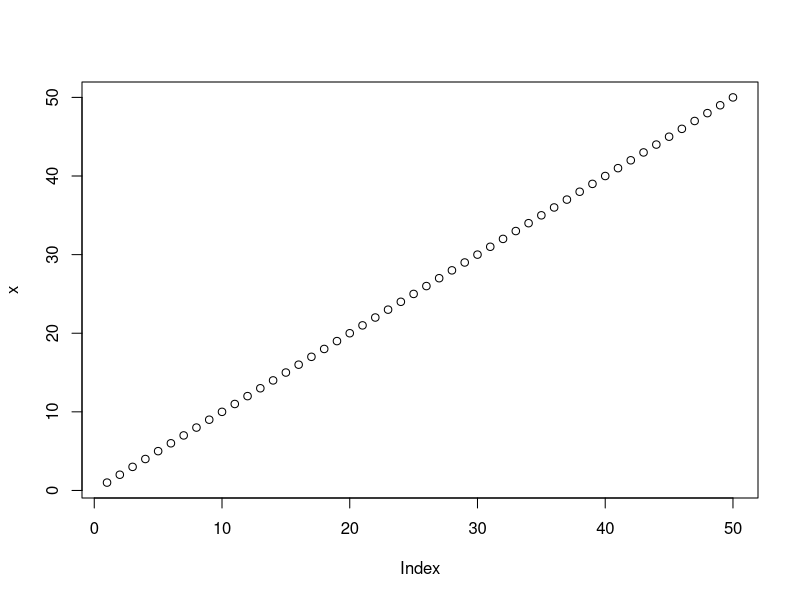
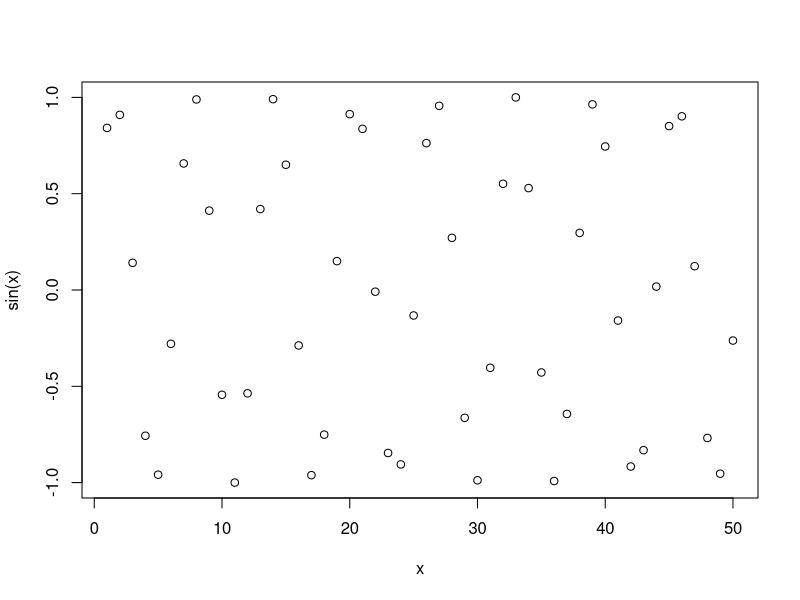
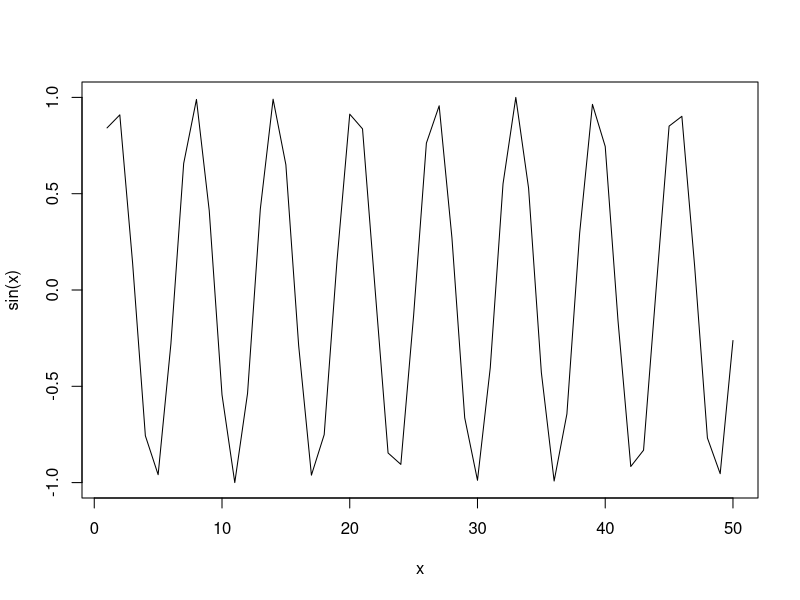
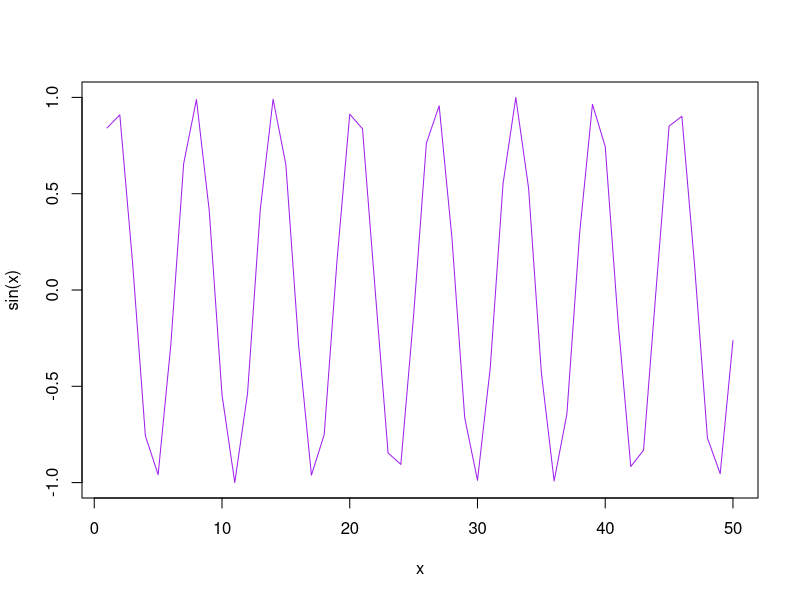
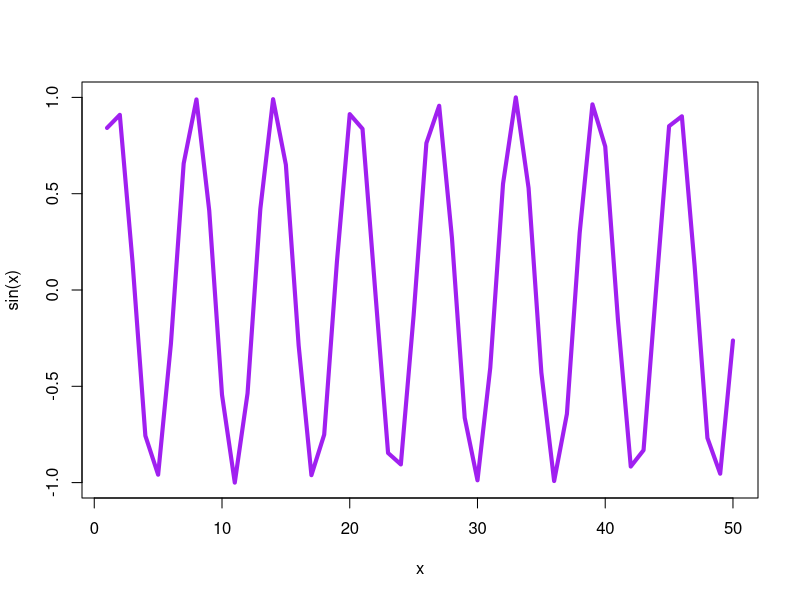
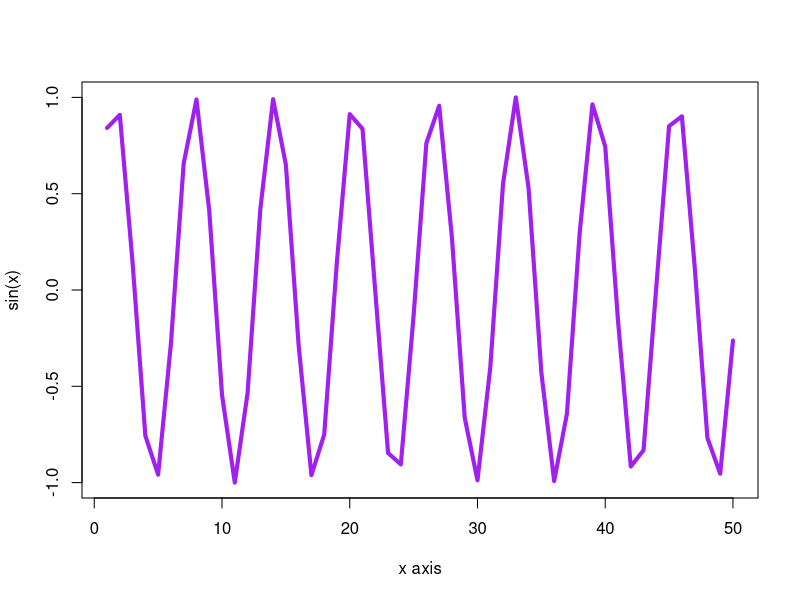

These charts were generated, in order, by the following R code:
x<- 1:50
plot(x)
plot(x,sin(x))
plot(x,sin(x), type="l")
plot(x,sin(x),  type="l", col= "purple")
plot(x,sin(x),  type="l", col= "purple", lwd=4)
plot(x,sin(x),  type="l", col= "purple", lwd=4, xlab="x axis")
